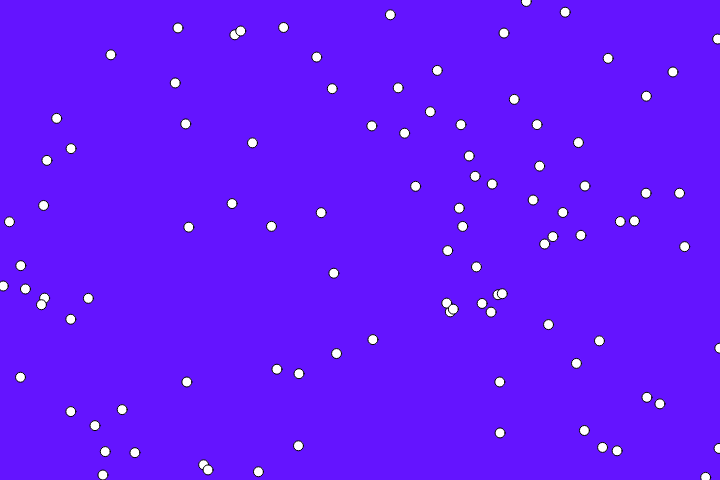
Frame 1 (no input)
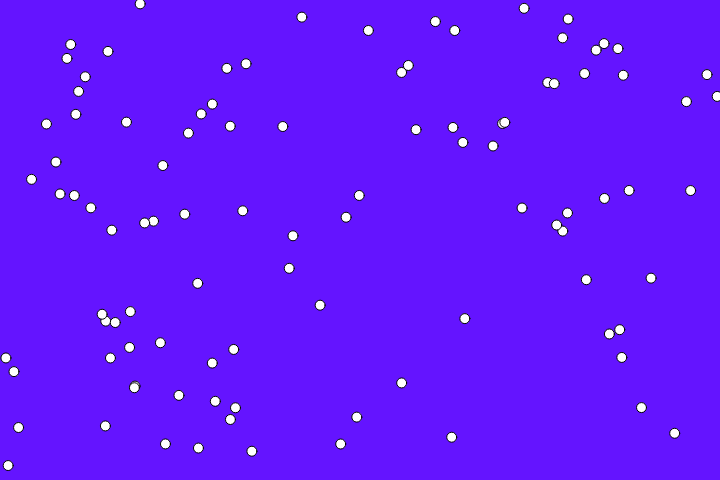
Frame 60 (no input)
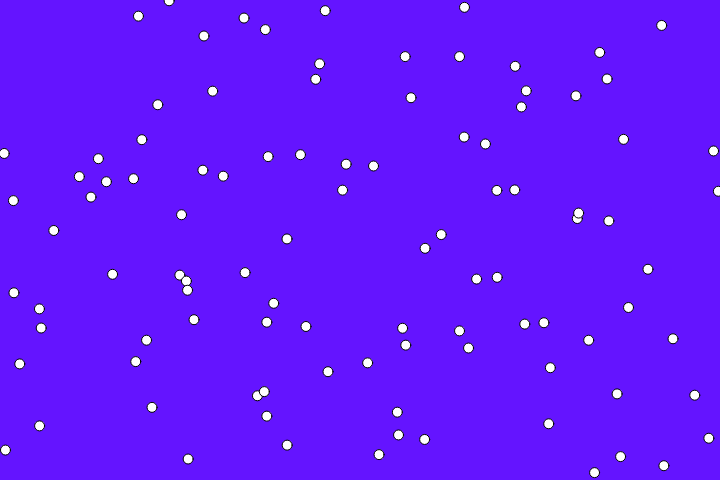
Frame 120 (the mouse pressed at the canvas centre since frame 60)

The p5.js sketch that drew these frames (run headless with seeded random() and noise() and a simulated clock; from frame 60 on, the mouse is pressed at the canvas centre):

// p5.js sketch
// ── sketch.js

function setup(){
    createCanvas(720,480);
}

function draw(){
    background(100, 20, 255);
    for(var i = 0; i < 100; i++){
        //ellipse(width/2, height/2, 10);
        ellipse(random(width), random(height), 10);
    }
}
